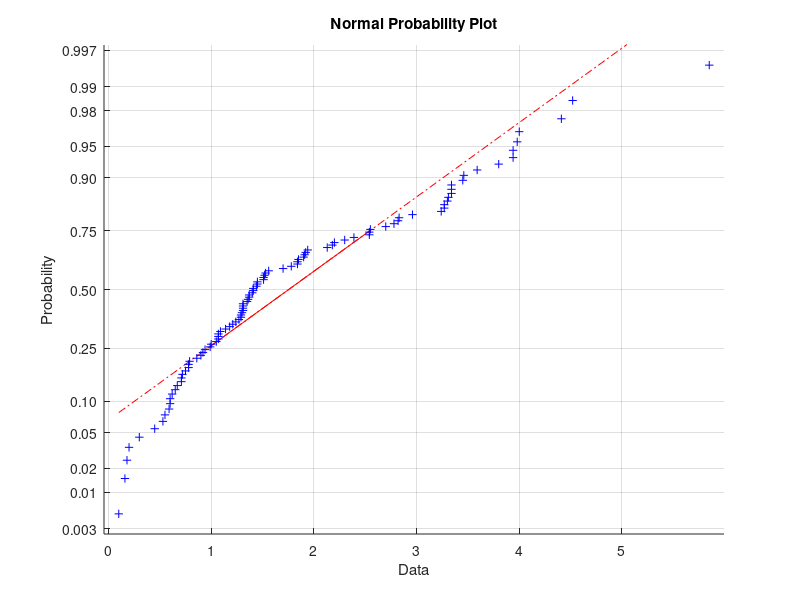
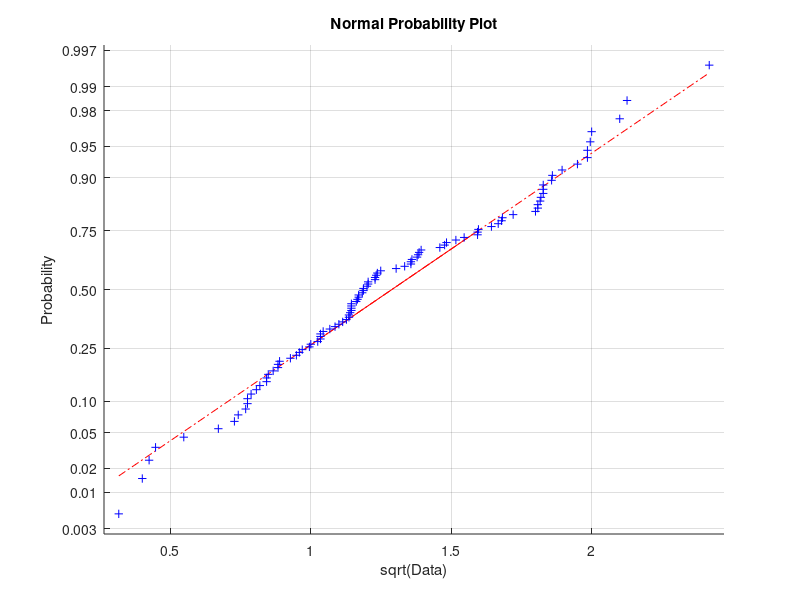
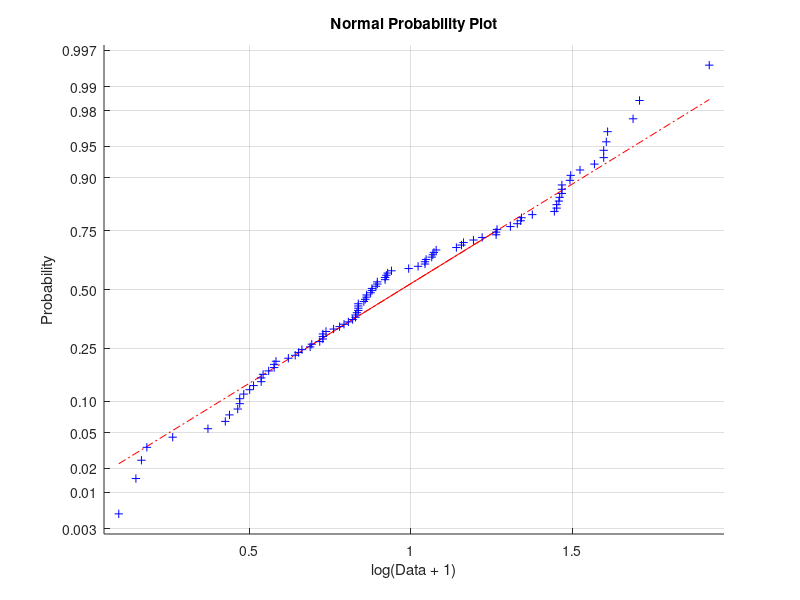

These charts were generated, in order, by the following MATLAB code:
load swissRainfall.mat

normplot(swissRain(:, 1))
print('proj1/normplot_data', '-deps')
close
normplot(sqrt(swissRain(:, 1)))
xlabel('sqrt(Data)')
print('proj1/normplot_sqrt_data', '-deps')
close
normplot(log(swissRain(:, 1) + 1))
xlabel('log(Data + 1)')
print('proj1/normplot_log_data', '-deps')
close
